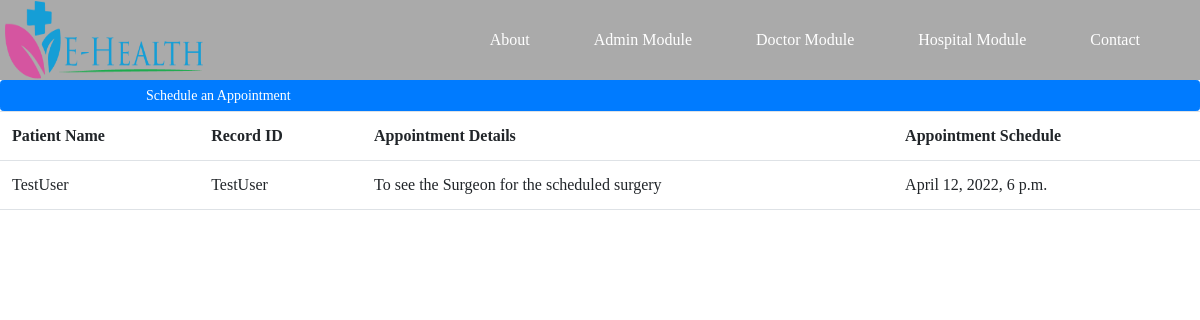
Screenshot of /MedicalApp/appointmentModule/ with the database file from the repository.
### MedicalApp/models.py (models this page shows, shortened)
class Appointment(models.Model):
    Patient_ID = models.ForeignKey(Patient, on_delete=models.CASCADE)
    Doctor_ID = models.ForeignKey(Doctor, on_delete=models.RESTRICT)
    Hospital_ID = models.ForeignKey(Hospital, on_delete=models.RESTRICT)
    Record_ID = models.ForeignKey(Record, on_delete=models.RESTRICT)
    Appointment_Details = models.TextField()
    Appointment_Schedule = models.DateTimeField()
    Pending = 'Pending'
    Cancelled = 'Cancelled'
    Successful = 'Successful'
    Postponed = 'Postponed'
    AppointmentStatus = [(Pending, 'Pending'), (Cancelled, 'Cancelled'), (Successful, 'Successful'),
                         (Postponed, 'Postponed')
                         ]
    Appointment_Status = models.CharField(max_length=20, choices=AppointmentStatus, null=True, blank=True,
                                          default=Pending)

class Record(models.Model):
    Patient_ID = models.ForeignKey(Patient, on_delete=models.CASCADE)
    Doctor_ID = models.ForeignKey(Doctor, on_delete=models.RESTRICT)
    Hospital_ID = models.ForeignKey(Hospital, on_delete=models.RESTRICT)
    New_Diagnosis = models.TextField()
    Record_Date = models.DateField(default=timezone.now)
    def __str__(self):
        return str(self.Patient_ID)

### Users/models.py (models this page shows)
class Patient(models.Model):
    user = models.OneToOneField(CustomUser, on_delete=models.CASCADE, primary_key=True)
    A_positive = 'A+'
    A_negative = 'A-'
    B_positive = 'B+'
    B_negative = 'B-'
    O_positive = 'O+'
    O_negative = 'O-'
    AB_positive = 'AB+'
    AB_negative = 'AB-'
    BLOOD_GROUP_CHOICES = [(A_positive, 'A+'), (A_negative, 'A-'), (B_positive, 'B+'),
                           (B_negative, 'B-'), (O_positive, 'O+'), (O_negative, 'O-'), (AB_positive, 'AB+'),
                           (AB_negative, 'AB-'),
                           ]
    Blood_Group = models.CharField(max_length=4, choices=BLOOD_GROUP_CHOICES, null=True, blank=True,
                                   default=AB_positive)
    Allergies = models.TextField(null=True, blank=True)
    Next_Of_Kin = models.TextField(null=True, blank=True)
    class Meta:
        verbose_name = 'Patient Module'
    def __str__(self):
        return str(self.user)

class CustomUser(AbstractUser):
    first_name = models.CharField(max_length=150)
    last_name = models.CharField(max_length=150)
    email = models.EmailField(null=False)
    Phone_Number = models.CharField(max_length=14, null=True)
    Physical_Address = models.TextField(null=True)
    Date_Of_Birth = models.DateField(auto_now=False, null=True)
    Age = models.CharField(max_length=3, null=True)
    Male = 'M'
    Female = 'F'
    SEX_CHOICES = [(Male, 'M'), (Female, 'F')]
    Sex = models.CharField(max_length=30, choices=SEX_CHOICES, null=True)
    is_patient = models.BooleanField('is_patient', default=False)
    is_doctor = models.BooleanField('is_doctor', default=False)
    is_administrator = models.BooleanField('is_administrator', default=False)
    is_hospital = models.BooleanField('is_hospital', default=False)
    def __str__(self):
        return self.username

### MedicalApp/views.py (the view)
# urls.py: path('appointmentModule/', AppointmentListView.as_view(), name='AppointmentsModule'),
class AppointmentListView(ListView):
    model = Appointment
    template_name = 'MedicalApp/AppointmentModule.html'
    context_object_name = 'appoint'

### MedicalApp/Templates/MedicalApp/AppointmentModule.html
{% extends "MedicalApp/base.html" %}
{% block content %}
    <a class="btn btn-primary btn-sm btn-block" href="{% url 'AddAppointmentModule' %}">Schedule an Appointment</a>
    <table class="table">
        <tr>
            <th>Patient Name</th>
            <th>Record ID</th>
            <th>Appointment Details</th>
            <th>Appointment Schedule</th>
        </tr>
        {% for a in appoint %}
            <tr>
                <td>{{ a.Patient_ID }}</td>
                <td>{{ a.Record_ID }}</td>
                <td>{{ a.Appointment_Details }}</td>
                <td>{{ a.Appointment_Schedule }}</td>
            </tr>
        {% endfor %}
    </table>
{% endblock content %}

### Users/static/Users/style.css (style rules this page uses)
* { margin: 0; padding: 0; }

### Users/static/Users/main.css (style rules this page uses)
* { margin: 0; padding: 0; font-family: Verdana, cursive; }

### rows the page displays
Appointment: Patient_ID "TestUser", Record_ID "TestUser", Appointment_Details "To see the Surgeon for the scheduled surgery", Appointment_Schedule "April 12, 2022, 6 p.m."
